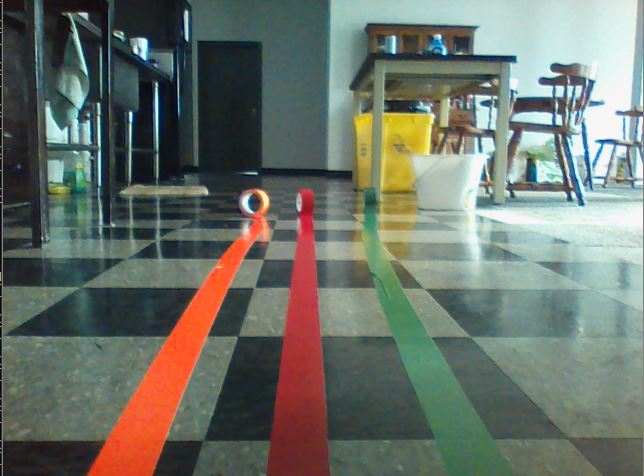
#> input picture PathDetection/Capture.JPG, 644 x 476 px, given in place of the camera
$ python test.py
#> lines starting #> are read from the running program, lines starting #| are printed output that depends on the picture; after the words box and inside, x2 and y2 are one past the last pixel; in counts of white or black regions, pixels touching at a corner belong together
#> in main, frame is the input picture: shape (476, 644, 3); mean B, G, R 105.5, 114.2, 107.7
import cv2
import numpy as np
from matplotlib import pyplot as plt

kernel_small = cv2.getStructuringElement(cv2.MORPH_ELLIPSE,(3,3))
kernel_medium = cv2.getStructuringElement(cv2.MORPH_ELLIPSE,(5,5))
kernel_large = cv2.getStructuringElement(cv2.MORPH_ELLIPSE,(7,7))


def detection(img):

    # img = cv2.fastNlMeansDenoisingColored(img,None,10,10,7,15)

    # Existing blur
    # img = cv2.GaussianBlur(img,(7,7),1.4)

    img = cv2.GaussianBlur(img,(11,11),5)
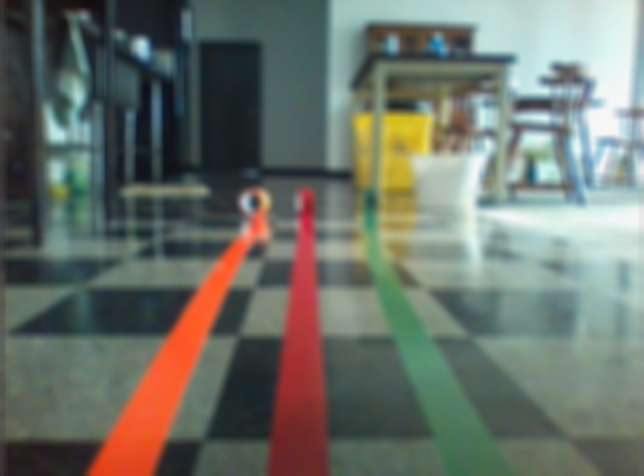
#> img: shape (476, 644, 3); mean of channels 0, 1, 2 105.5, 114.2, 107.8; drawn as B, G, R

    image = cv2.cvtColor(img, cv2.COLOR_RGB2HSV)
#> image: shape (476, 644, 3); mean H, S, V 51.7, 60.9, 124.7


    hsv = image.copy()
    # hsv = cv2.bilateralFilter(hsv, 9, 110, 110)

    hsv[:,:,0] = hsv[:,:,0] - (hsv[:,:,0] % 20)
#> hsv: shape (476, 644, 3); mean H, S, V 41.9, 60.9, 124.7
    # hsv[:,:,1] = 100
    hsv[:,:,2] = 255
#> hsv: shape (476, 644, 3); mean H, S, V 41.9, 60.9, 255
    rgb = cv2.cvtColor(hsv, cv2.COLOR_HSV2RGB)
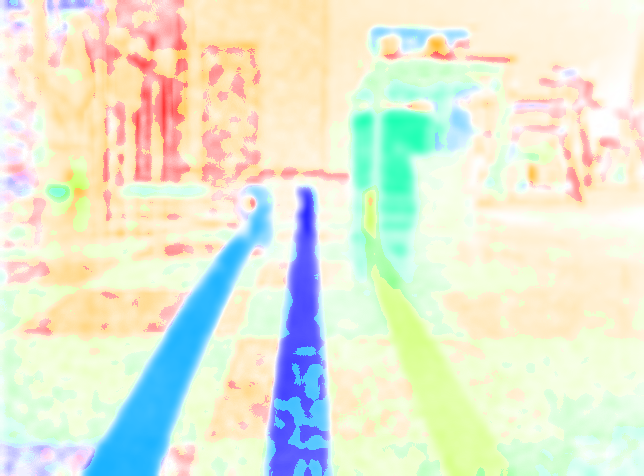
#> rgb: shape (476, 644, 3); mean R, G, B 227.8, 233.9, 212.4
    binary = cv2.cvtColor(rgb, cv2.COLOR_RGB2GRAY)
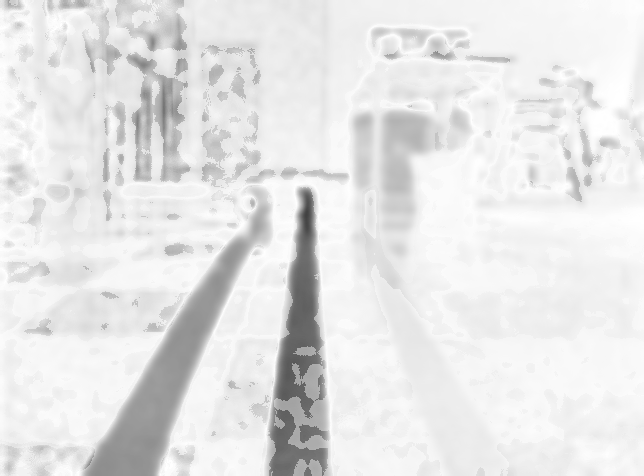
#> binary: shape (476, 644); min 65, max 255, mean 229.6
    ret, binary = cv2.threshold(binary,220,255,cv2.THRESH_BINARY_INV)
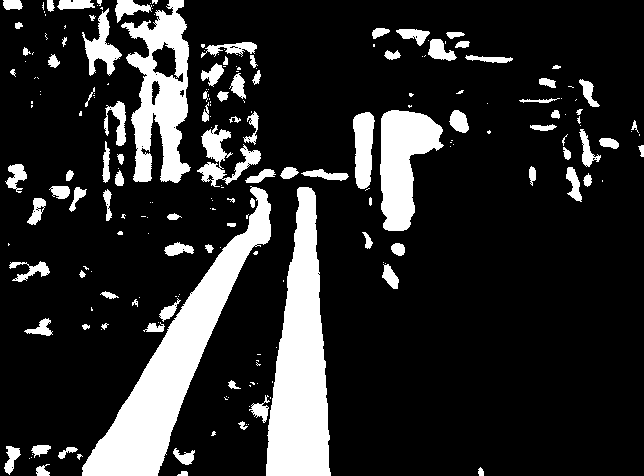
#> binary: shape (476, 644); 17.1% white; 216 white regions (121 under 20 px), largest, box (x1, y1, x2, y2) and area: (82, 186, 271, 476) 13044, (266, 187, 331, 476) 11799, (121, 0, 191, 183) 6587


    binary = cv2.morphologyEx(binary, cv2.MORPH_CLOSE, kernel_small, iterations = 1)
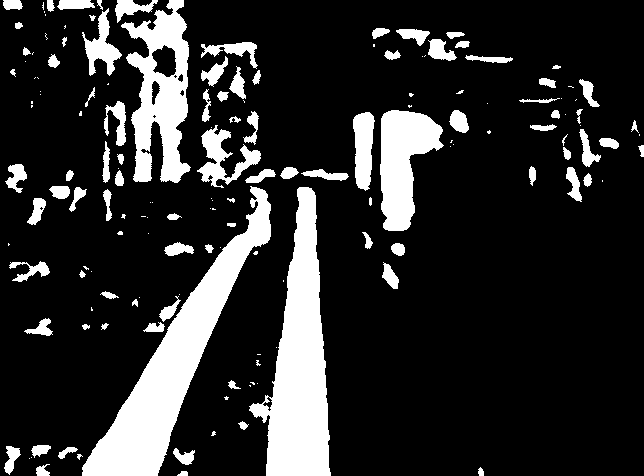
#> binary: shape (476, 644); 17.4% white; 158 white regions (67 under 20 px), largest, box (x1, y1, x2, y2) and area: (82, 186, 271, 476) 13119, (249, 187, 331, 476) 12090, (121, 0, 191, 183) 6705
    binary = cv2.morphologyEx(binary, cv2.MORPH_OPEN, kernel_medium, iterations = 1)
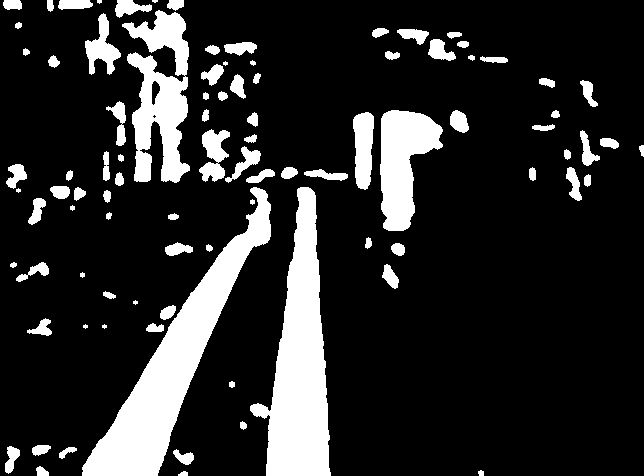
#> binary: shape (476, 644); 16.5% white; 92 white regions (7 under 20 px), largest, box (x1, y1, x2, y2) and area: (82, 187, 271, 476) 13064, (250, 187, 331, 476) 12012, (122, 10, 190, 183) 6427

    # return rgb
    return binary

# [48 lines left out: functions line_detection, test, not called in this run]

def main():
    #run test cases
    # test()


    cap = cv2.VideoCapture(0)

    while(True):
        # Capture frame-by-frame
        ret, frame = cap.read()

        # Our operations on the frame come here
        # gray = cv2.cvtColor(frame, cv2.COLOR_BGR2GRAY)

        image = detection(frame)

        # Display the resulting frame
        # cv2.imshow('frame', image)

        cv2.namedWindow("Starting")
        cv2.imshow("Starting", frame)

        cv2.namedWindow("Binary")
        cv2.imshow("Binary", image)

        # cv2.namedWindow("HSV")
        # cv2.imshow("HSV", rgb)


        if cv2.waitKey(1) & 0xFF == ord('q'):
#> (key q is pressed here)
            break

    # When everything done, release the capture
    cap.release()
    cv2.destroyAllWindows()


main()
